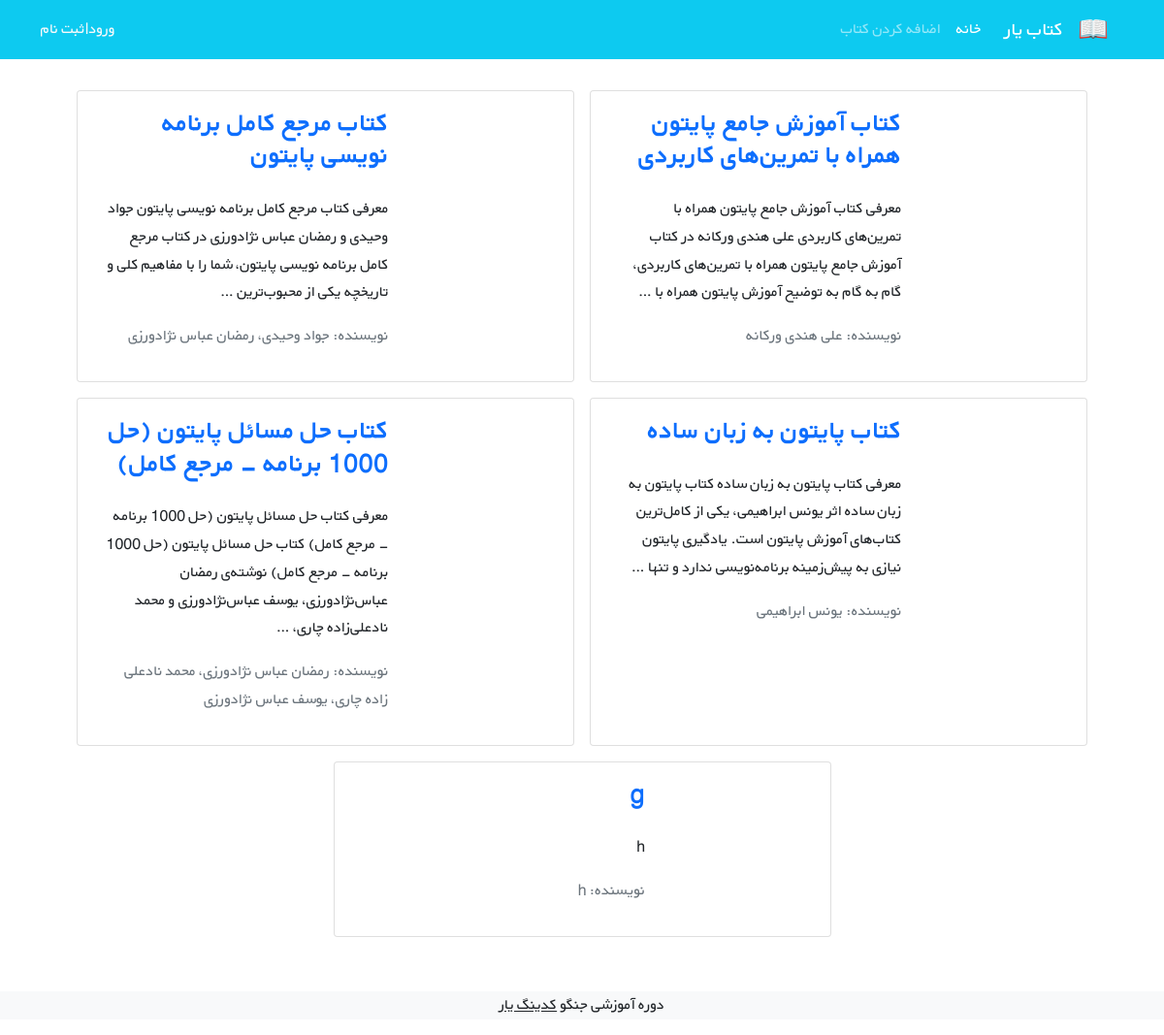
The app's page /, older data.
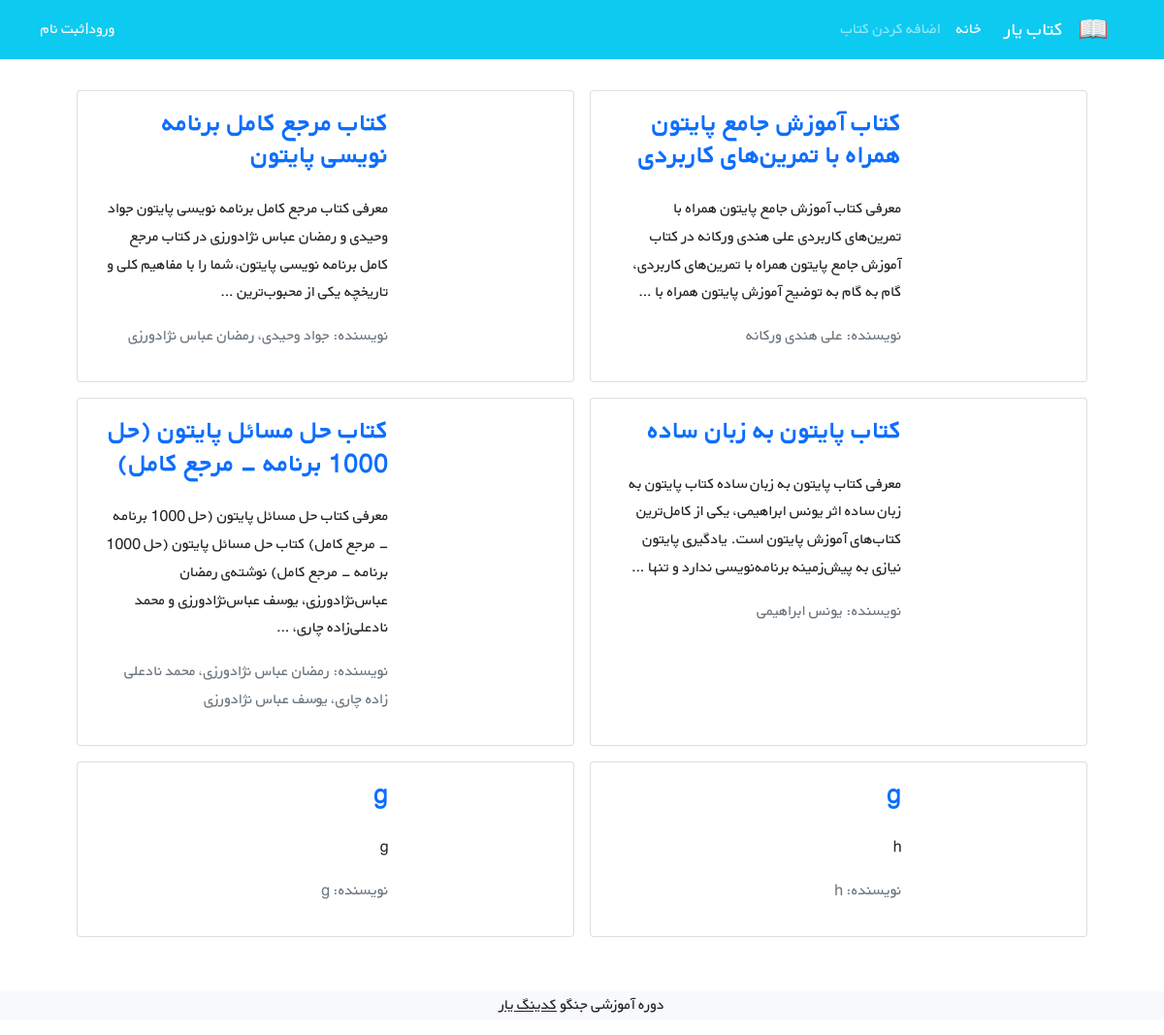
The same page, newer data.
### books/models.py (models this page shows, shortened)
class Book(models.Model):
    title = models.CharField(max_length=200)
    author = models.CharField(max_length=200)
    description = models.TextField()
    price = models.DecimalField(max_digits=6, decimal_places=3)
    cover = models.ImageField(upload_to='covers/', blank=True)
    def get_absolute_url(self):
        return reverse('book_detail', args=[self.id])

### books/views.py (the view)
# urls.py: path('', BookListView.as_view(), name='book_list'),
class BookListView(generic.ListView):
    model = Book
    template_name = 'books/book_list.html'
    context_object_name = 'books'

### books/templates/books/book_list.html (shortened to what this page needs)
{% extends '_base.html' %}
{% block content %}
    <div class="container mt-4">
        <div class="row flex-row-reverse justify-content-md-center">
            {% for book in books %}
                <div class="card m-2" style="max-width: 45%">
                    <div class="row g-0 h-100" dir="rtl">
                        <div class="col-md-4">
                        </div>
                        <div class="col-md-8 h-100">
                            <div class="d-flex flex-column justify-content-between h-100">
                                <div class="card-body">
                                    <a class="text-decoration-none" href="{{ book.get_absolute_url }}"> <h3 class="card-title"><strong>{{ book.title }}</strong></h3></a>
                                    <p class="card-text pt-3">{{ book.description | truncatewords:30}}</p>
                                    <p class="text-muted"> نویسنده: {{ book.author }}</p>
                                </div>
                            </div>
                        </div>
                    </div>
                </div>
            {% endfor %}
        </div>
    </div>
    <footer class="bg-light text-center text-lg-start mt-5">
        <div class="text-center bg-grey">
            <p>دوره آموزشی جنگو <a class="text-dark" href="https://codingyar.com/" target="_blank">کدینگ یار</a></p>
        </div>
    </footer>
{% endblock content %}

Row changes from the older to the newer data that the page shows:
added Book: title "g", description "g", author "g"
